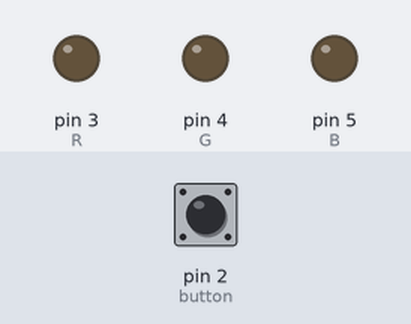
Recording of a sketch running on a simulated Arduino Uno, built with avr-gcc and run on an emulated ATmega328P. Parts: output pins drawn as LEDs (lit = HIGH). The test bench sets the inputs (shaded band); at power-on: pin 2 (button) HIGH.

Above: at 1.2 s.
1.3 s: pin 2 (button) pulled LOW for 3.2 s
At 2.4 s:
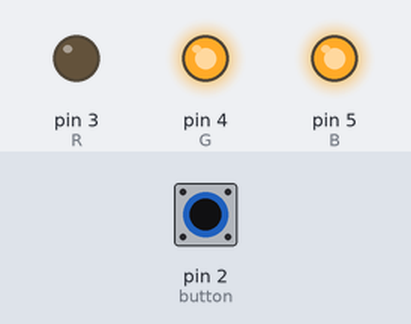
6.0 s: pin 2 (button) pulled LOW for 0.15 s
At 7.2 s:
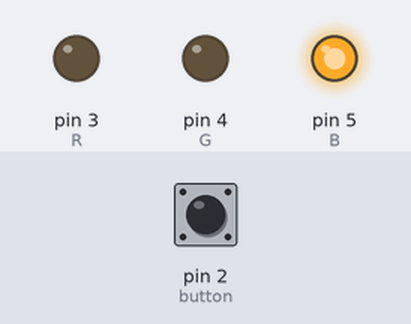
7.6 s: pin 2 (button) pulled LOW for 1 s
At 8.7 s:
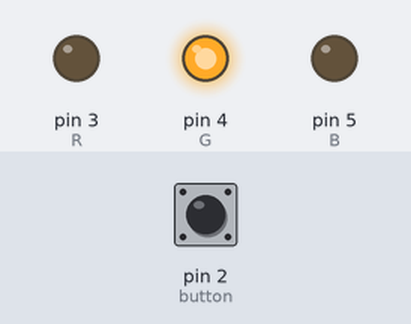
Timing chart, 0 to 10.6 s (numbered marks = the images above; inputs shaded):
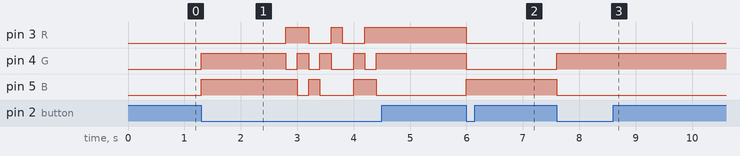

Measured:
- after the input at 1.3 s, pin 3 (R): goes HIGH 0.40 s, LOW 0.40 s, HIGH 0.20 s, LOW 0.40 s, then HIGH, starting after 1.5 s; pin 4 (G): LOW → HIGH at once, → LOW 1.5 s later, → HIGH 0.20 s later, → LOW 0.20 s later, … (9 changes in this stretch); pin 5 (B): goes HIGH 1.7 s, LOW 0.20 s, HIGH 0.20 s, LOW 0.60 s, HIGH 0.40 s, then LOW, starting at once
- after the input at 6.0 s, pin 3 (R), pin 4 (G): HIGH → LOW at once; pin 5 (B): LOW → HIGH at once
- after the input at 7.6 s, pin 4 (G): LOW → HIGH at once; pin 5 (B): HIGH → LOW at once

The sketch:

1101.ino
```cpp
const int button = 2;
const int R = 3;
const int G = 4;
const int B = 5;

int color = 0;
bool pressed = false;
unsigned long pressStartTime = 0;

void setup() {
  pinMode(button, INPUT_PULLUP);
  pinMode(R, OUTPUT);
  pinMode(G, OUTPUT);
  pinMode(B, OUTPUT);
}

void loop() {
  int state = digitalRead(button);

  // ⭐按鈕剛被按下
  if (state == LOW && !pressed) {
    pressed = true;
    pressStartTime = millis();  // 記錄按下時間

    // 短按時先跳一次
    color++;
    if (color > 6) color = 0;
    setColor(color);

    delay(20); // 簡易去彈跳
  }

  // ⭐維持長按 → 快速跳色
  if (state == LOW && pressed) {
    if (millis() - pressStartTime >= 1500) { // 長按1.5秒
      color++;
      if (color > 6) color = 0;
      setColor(color);
      delay(200); // 快速切色速度
    }
  }

  // ⭐放開按鈕 → 結束長按模式
  if (state == HIGH) {
    pressed = false;
  }
}


// 🎨 設定顏色
void setColor(int c) {
  switch (c) {
    case 0: digitalWrite(R, LOW); digitalWrite(G, LOW); digitalWrite(B, LOW); break; // White
    case 1: digitalWrite(R, LOW); digitalWrite(G, HIGH); digitalWrite(B, HIGH); break; // Red
    case 2: digitalWrite(R, HIGH); digitalWrite(G, LOW); digitalWrite(B, HIGH); break; // Green
    case 3: digitalWrite(R, HIGH); digitalWrite(G, HIGH); digitalWrite(B, LOW); break; // Blue
    case 4: digitalWrite(R, LOW); digitalWrite(G, LOW); digitalWrite(B, HIGH); break; // Yellow
    case 5: digitalWrite(R, LOW); digitalWrite(G, HIGH); digitalWrite(B, LOW); break; // Purple
    case 6: digitalWrite(R, HIGH); digitalWrite(G, LOW); digitalWrite(B, LOW); break; // Cyan
  }
}
```
